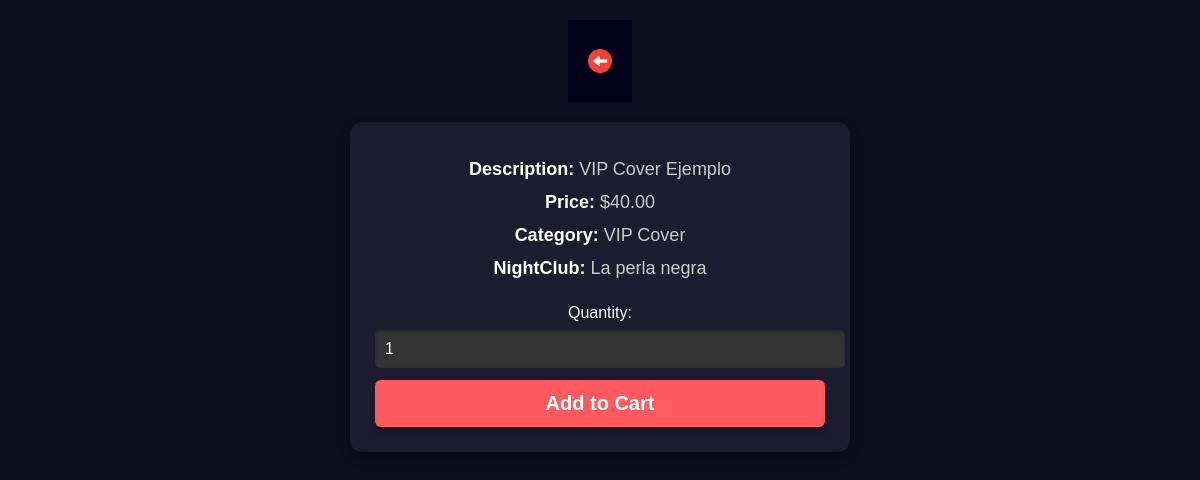
Screenshot of /en/ticket/10/ (signed in) with the database file from the repository.
### tickets/models.py (models this page shows, shortened)
class Ticket(models.Model):
    TICKET_CHOICES = [
        ('normal', 'Normal Cover'),
        ('vip', 'VIP Cover'),
    ]
    nightclub = models.ForeignKey(NightClub, related_name='tickets', on_delete=models.CASCADE)
    ticket_type = models.CharField(max_length=50, choices=TICKET_CHOICES)
    price = models.DecimalField(max_digits=6, decimal_places=2)
    description = models.TextField(blank=True, null=True)

class NightClub(models.Model):
    name = models.CharField(max_length=255)
    address = models.CharField(max_length=255, null=True, blank=True)  # Allow null and blank values
    description = models.TextField(blank=True, null=True)
    image = models.ImageField(upload_to='nightclubs/', blank=True, null=True)
    latitude = models.DecimalField(max_digits=17, decimal_places=15, null=True, blank=True)
    longitude = models.DecimalField(max_digits=17, decimal_places=15, null=True, blank=True)

### tickets/views.py (the view)
# urls.py: path('ticket/<int:pk>/', views.TicketDetailView, name='ticket-detail'),  # Detalle de ticket
@login_required(login_url='login')
def TicketDetailView(request, pk):
    set_language_in_view(request)  # Activa idioma según sesión
    ticket = get_object_or_404(Ticket, pk=pk)
    if request.method == 'POST':
        quantity = int(request.POST.get('quantity', 1))
        CartItem.objects.create(ticket=ticket, user=request.user, quantity=quantity)
        return redirect('cart')
    return render(request, 'tickets/ticket_detail.html', {'ticket': ticket})

### tickets/views.py (called while the page is built)
def set_language_in_view(request):
    if request.method == 'POST':
        language = request.POST.get('language', 'en')  # Idioma predeterminado: inglés
        translation.activate(language)
        request.session['django_language'] = language
        response = redirect(request.META.get('HTTP_REFERER', '/'))
        response.set_cookie('django_language', language)
        return response

### tickets/templates/tickets/ticket_detail.html (shortened to what this page needs)
<!DOCTYPE html>
<html lang="en">
<head>
    {% load static %}
    {% load i18n %}
    <link rel="stylesheet" href="{% static 'css/styles.css' %}">
</head>
<body class="ticket-detail-page">
    <header class="ticket-header">
        <a href="{% url 'home' %}">
                <img src="{% static 'images/back-arrow.png' %}" alt="{% trans "Back" %}" class="back-arrow">
            </a>
    </header>
    <section class="ticket-card">
        <div class="ticket-details">
            <p><strong>{% trans "Description" %}:</strong> {{ ticket.description }}</p>
            <p><strong>{% trans "Price" %}:</strong> ${{ ticket.price }}</p>
            <p><strong>{% trans "Category" %}:</strong> {{ ticket.get_ticket_type_display }}</p>
            <p><strong>{% trans "NightClub" %}:</strong> {{ ticket.nightclub.name }}</p>
        </div>
        <form method="POST" class="ticket-form">
            <label for="quantity" class="quantity-label">{% trans "Quantity" %}:</label>
            <input type="number" name="quantity" value="1" min="1" max="20" class="quantity-input">
            <button type="submit" class="add-to-cart-button">{% trans "Add to Cart" %}</button>
        </form>
    </section>
</body>
</html>

### tickets/static/css/styles.css (style rules this page uses)
body { background-color: #000117; color: white; font-family: 'Arial', sans-serif; margin: 0; display: flex; flex-direction: column; }
a { text-decoration: none; color: inherit; }
.ticket-header { text-align: center; background-color: #000117; color: #fff; padding: 20px; }
.ticket-header { text-align: center; background-color: #000117; color: white; padding: 20px; margin-bottom: 20px; }
.ticket-card { background-color: #1c1c1c; padding: 15px; border-radius: 10px; box-shadow: 0 4px 8px rgba(0, 0, 0, 0.1); text-align: center; transition: transform 0.3s; }

### tickets/templates/tickets/ticket_detail.html (style rules this page uses)
body.ticket-detail-page { font-family: Arial, sans-serif; color: #fff; background-color: #0d0d1e; margin: 0; display: flex; flex-direction: column; align-items: center; padding: 20px; animation: fadeIn 0.5s ease; }
.ticket-header { text-align: center; color: #FF5A5F; font-size: 36px; margin-bottom: 20px; text-transform: uppercase; }
.ticket-card { background-color: #1c1c2e; padding: 25px; border-radius: 12px; max-width: 450px; width: 100%; box-shadow: 0px 6px 12px rgba(0, 0, 0, 0.3); transition: transform 0.3s ease, box-shadow 0.3s ease; }
.ticket-details p { margin: 12px 0; color: #ccc; font-size: 18px; }
.ticket-details p strong { color: #fff; }
.ticket-form { display: flex; flex-direction: column; margin-top: 25px; }
.quantity-label { font-size: 16px; margin-bottom: 8px; }
.quantity-input { width: 100%; padding: 10px; margin-bottom: 12px; border-radius: 5px; border: none; font-size: 16px; background-color: #333; color: white; box-shadow: inset 0px 1px 3px rgba(0, 0, 0, 0.3); }
.add-to-cart-button { background-color: #FF5A5F; color: white; padding: 12px; border: none; border-radius: 6px; font-size: 20px; font-weight: bold; cursor: pointer; transition: background-color 0.3s ease, transform 0.3s ease; box-shadow: 0px 4px 8px rgba(0, 0, 0, 0.3); }
.back-arrow { width: 24px; height: 24px; }

### rows the page displays
Ticket: description "VIP Cover Ejemplo", price "40.00", ticket_type "VIP Cover", nightclub.name "La perla negra"
